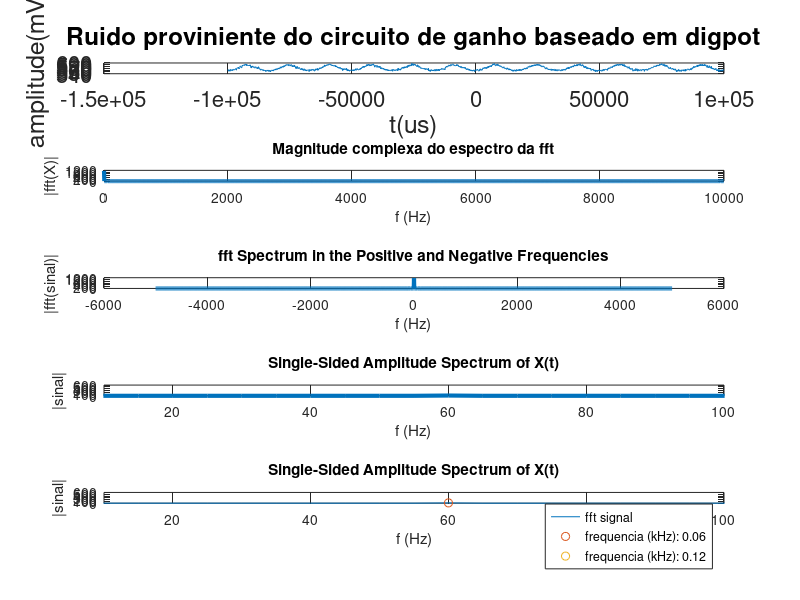

Recreate this plot in MATLAB.
#Octave 7.1.0
#Autor: Gustavo Pinheiro

%%%%%%%%%%%%%%%%%%%%%%%%%%%% Descricao do codigo %%%%%%%%%%%%%%%%%%%%%%%%%%%%%%%
%{
xxxxxxxx
%}

#pre-defifinicoes do octave
clear all; more off;clc; close all; %limpa o ambiente de trabalho
pkg load control; pkg load signal;  %carrega pacotes


%%%%%%%%%%%%%%%%%%%%%%%%%%%%%%% Dados %%%%%%%%%%%%%%%%%%%%%%%%%%%%%%%%%%%%%%%%%%



dados_original = csvread('dados.csv',2,0); %abre o arquivo de dados csv
                                        %pula as duas primeiras linhas (cabecalho)

vetor_tempo = dados_original(:,1);  %vetor de tempo (coluna 1 dos dados)
vetor_tempo_plot = vetor_tempo.*1000000;  %vetor de tempo em us

vetor_tensao = dados_original(:,2); %vetor de tensoes (coluna 2 dos dados)
vetor_tensao_plot = vetor_tensao.*1000; %vetor de tensoes em mV


Ts = abs(vetor_tempo(11)-vetor_tempo(10)); %periodo de amostragem
Fs = 1/Ts; %frequencia de amostragem

L = length(vetor_tensao); %tamanho do vetor de tensoes

%%%%%%%%%%%%%%%%%%%%%%%%%% plot dos dados %%%%%%%%%%%%%%%%%%%%%%%%%%%%%%%%%%%%%%%%

figure(1); %figura 1

subplot(5,1,1);
plot(vetor_tempo_plot,vetor_tensao_plot)
set(gca,'FontSize',16)
xlabel('t(us)','FontSize',18)
ylabel('amplitude(mV)','FontSize',18)
title('Ruido proviniente do circuito de ganho baseado em digpot')

%%%%%%%%%%%%%%%%%%%%%%%%%%%%%%% FFT %%%%%%%%%%%%%%%%%%%%%%%%%%%%%%%%%%%%%%%%%%

Y = fft(vetor_tensao); %computes the discrete Fourier transform of vetor_tensao

%plot magnitude fft
subplot(5,1,2);
plot(Fs/L*(0:L-1),abs(Y),"LineWidth",3)
title("Magnitude complexa do espectro da fft")
xlabel("f (Hz)")
ylabel("|fft(X)|")

%plot espectro fft
subplot(5,1,3);
plot(Fs/L*(-L/2:L/2-1),abs(fftshift(Y)),"LineWidth",3)
title("fft Spectrum in the Positive and Negative Frequencies")
xlabel("f (Hz)")
ylabel("|fft(sinal)|")



%plot freqs fft
P2 = abs(Y/L);
P1 = P2(1:L/2+1);
P1 = P2(1:L/2+1).*1000;       %em mX;
P1(2:end-1) = 2*P1(2:end-1);

subplot(5,1,4);

%plot picos
f = Fs/L*(0:(L/2));
plot(f,P1,"LineWidth",3)
title("Single-Sided Amplitude Spectrum of X(t)")
xlabel("f (Hz)")
ylabel("|sinal|")

axis([10 100])

MinPeakHeight=0.001.*1000;

[pks,locs] = findpeaks(P1,"MinPeakHeight",MinPeakHeight);
    %{
    retorna os picos (pks) e suas posicoes (locs) do sinal
    %dois picos consecutivos sao distintos se a distancia entre eles for maior
    do que 2 segundos
    %}

subplot(5,1,5);

plot(f,P1 )
hold on

title("Single-Sided Amplitude Spectrum of X(t)")
xlabel("f (Hz)")
ylabel("|sinal|")

 idx = length(pks);
 for i = 1:idx
   plot(f(locs(i)),pks(i), "o" )
   pico =  f(locs(i))/1000 ;%kHz
   legends{1} = sprintf('fft signal');
   legends{i+1} = sprintf('frequencia (kHz): %d', pico);
end
legends{i+1} = sprintf('frequencia (kHz): %d', pico);

legend(legends) % Display all the legend texts.

axis([10 100])

hold off

print -dpdfwrite 'ruido.pdf' "-S1500,6000" "-F:5"



